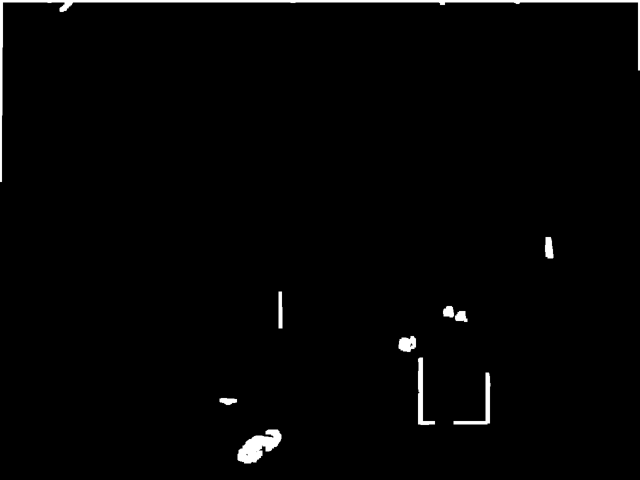
#> input picture distorted_motion_real_B_MSA_MAP.png, 1280 x 960 px, given in place of reference.mp4, which was not available (shown at 1/2 size)
$ python run_demonstration.py
#> lines starting #> are read from the running program, lines starting #| are printed output that depends on the picture; after the words box and inside, x2 and y2 are one past the last pixel; in counts of white or black regions, pixels touching at a corner belong together; pictures that were not available may be replaced by others from this repository, and a replacement may not be noted
### main_vqa_pipeline.py
import numpy as np
import cv2
from pathlib import Path
from stage_a import StageAMotionEstimation
from stage_b import StageBMSAGeneration
from stage_c import StageCWeightedSpatialPooling
from stage_d import StageDGMICalculation
from stage_e import StageEWeightedTemporalPooling

FRAME_WIDTH = 1280
FRAME_HEIGHT = 960
MAX_FRAMES = None


class MotionAwareVQAPipeline:
    def __init__(self, frame_width=1280, frame_height=960):
        self.frame_width, self.frame_height = frame_width, frame_height
        self.stage_a = StageAMotionEstimation(debug=True)
        self.stage_d = StageDGMICalculation()
        self.stage_e = StageEWeightedTemporalPooling(use_gmi=False)

    def process_video_pair(self, ref_video_path, dist_video_path, max_frames=None):
        ref_cap = cv2.VideoCapture(ref_video_path)
        dist_cap = cv2.VideoCapture(dist_video_path)
        if not ref_cap.isOpened() or not dist_cap.isOpened():
            print("Could not open videos.")
            return None

        video_name = Path(dist_video_path).stem
        self.stage_b = StageBMSAGeneration(debug_video_name=video_name, debug=True)
        self.stage_c = StageCWeightedSpatialPooling(debug_video_name=video_name, debug=True)

        ret_ref, prev_ref = ref_cap.read()
        ret_dist, prev_dist = dist_cap.read()
        if not ret_ref or not ret_dist:
            print("Cannot read first frames")
            return None

        prev_ref = cv2.resize(prev_ref, (self.frame_width, self.frame_height))
        prev_dist = cv2.resize(prev_dist, (self.frame_width, self.frame_height))

        frame_count = 0
        H_list, frame_quality_scores, baseline_scores, msa_sums = [], [], [], []

        while True:
            ret_r, ref_frame = ref_cap.read()
            ret_d, dist_frame = dist_cap.read()
            if not ret_r or not ret_d:
                break
            if max_frames and frame_count >= max_frames:
                break

            ref_frame = cv2.resize(ref_frame, (self.frame_width, self.frame_height))
            dist_frame = cv2.resize(dist_frame, (self.frame_width, self.frame_height))

            H, warped_prev_ref, _ = self.stage_a.process_frame_pair(prev_ref, ref_frame)
            H_list.append(H)

            try:
                h, w = prev_dist.shape[:2]
                warped_prev_dist = cv2.warpPerspective(prev_dist, H, (w, h))
            except Exception:
                warped_prev_dist = prev_dist.copy()

            msa_map = self.stage_b.process_frame_pair(prev_dist, dist_frame, warped_prev_dist)
            msa_sums.append(np.sum(msa_map))

            ssim_map = self.stage_c.compute_ssim_map(ref_frame, dist_frame)
            baseline_scores.append(np.mean(ssim_map))
            frame_quality = self.stage_c.weighted_spatial_pooling(ssim_map, msa_map)
            frame_quality_scores.append(frame_quality)

            if self.stage_b.debug:
                overlay = cv2.addWeighted(
                    cv2.cvtColor((msa_map * 255).astype(np.uint8), cv2.COLOR_GRAY2BGR),
                    0.4, dist_frame, 0.6, 0)
                cv2.imshow("Pipeline: MSA Overlay", overlay)
                cv2.waitKey(1)
                if frame_count == 150:
                    cv2.imwrite(f"{video_name}_PIPELINE_OVERLAY.png", overlay)

            frame_count += 1
            prev_ref, prev_dist = ref_frame.copy(), dist_frame.copy()

        ref_cap.release()
        dist_cap.release()
        print(f"Processed {frame_count} frames")

        gmi_values = self.stage_d.process_homography_list(H_list)
        final_score, stats = self.stage_e.process_scores(frame_quality_scores, gmi_values, baseline_scores)

        try:
            print(f"[Diag] msa_sum: min={np.min(msa_sums):.1f}, "
                  f"max={np.max(msa_sums):.1f}, mean={np.mean(msa_sums):.2f}")
        except Exception:
            pass

        return final_score, stats["mean_frame_quality"]


def run_vqa_analysis(ref_path, dist_path):
    pipeline = MotionAwareVQAPipeline(frame_width=FRAME_WIDTH, frame_height=FRAME_HEIGHT)
    return pipeline.process_video_pair(ref_path, dist_path, MAX_FRAMES) or (None, None)


# [7 lines that do not run on import are left out]

### stage_a.py
# stage_a.py
# Stage A: Motion Estimation with Visualization

import numpy as np
import cv2

class StageAMotionEstimation:
    def __init__(self, debug=True):
        self.debug = debug
        self.lk_params = dict(winSize=(15, 15),
                              maxLevel=2,
                              criteria=(cv2.TERM_CRITERIA_EPS | cv2.TERM_CRITERIA_COUNT, 10, 0.03))
        self.feature_params = dict(maxCorners=1000,
                                   qualityLevel=0.01,
                                   minDistance=5,
                                   blockSize=7)
        self.frame_count = 0
        self.snapshot_saved = False
        if self.debug:
            cv2.namedWindow("Stage A: Motion Tracking", cv2.WINDOW_NORMAL)

    def process_frame_pair(self, prev_frame, curr_frame):
        self.frame_count += 1

        prev_gray = cv2.cvtColor(prev_frame, cv2.COLOR_BGR2GRAY)
        curr_gray = cv2.cvtColor(curr_frame, cv2.COLOR_BGR2GRAY)

        # detect features in previous frame
        p0 = cv2.goodFeaturesToTrack(prev_gray, mask=None, **self.feature_params)
        if p0 is None or len(p0) < 5:
            return np.eye(3), curr_frame, None

        # compute optical flow to current frame
        p1, st, err = cv2.calcOpticalFlowPyrLK(prev_gray, curr_gray, p0, None, **self.lk_params)
        if p1 is None:
            return np.eye(3), curr_frame, None

        good_old = p0[st.ravel() == 1]
        good_new = p1[st.ravel() == 1]
        if len(good_new) < 4:
            return np.eye(3), curr_frame, None

        # compute homography (global motion) between old and new
        H, mask = cv2.findHomography(good_old, good_new, cv2.RANSAC, 2.0)
        if H is None:
            H = np.eye(3)

        # warp prev_frame so that background motion is compensated
        h, w = prev_gray.shape
        warped_prev = cv2.warpPerspective(prev_frame, H, (w, h))
        # also warp feature points to align background
        good_old_warped = cv2.perspectiveTransform(good_old.reshape(-1, 1, 2), H).reshape(-1, 2)

        if self.debug:
            vis = curr_frame.copy()

            motion_vec = good_new.reshape(-1, 2) - good_old_warped
            motion_mag = np.linalg.norm(motion_vec, axis=1)

            # compute threshold using median + MAD
            med = np.median(motion_mag)
            mad = np.median(np.abs(motion_mag - med)) + 1e-8
            thresh = med + 1.5 * mad

            moving_mask = motion_mag > thresh
            total_pts = len(motion_mag)
            moving_pts = int(np.sum(moving_mask))
            static_pts = total_pts - moving_pts

            for idx in range(total_pts):
                x, y = good_new[idx].ravel()
                color = (0, 0, 255) if motion_mag[idx] > thresh else (0, 255, 0)
                cv2.circle(vis, (int(x), int(y)), 2, color, -1)
                # draw arrow from old->new
                old_x, old_y = good_old_warped[idx]
                cv2.arrowedLine(vis, (int(old_x), int(old_y)), (int(x), int(y)), color, 1, tipLength=0.3)

            cv2.putText(vis, f"Pts: {total_pts}  Moving: {moving_pts}  Static: {static_pts}",
                        (20, 40), cv2.FONT_HERSHEY_SIMPLEX, 0.8, (255, 255, 255), 2)

            cv2.imshow("Stage A: Motion Tracking", vis)
            cv2.waitKey(1)

            if self.frame_count == 150 and not self.snapshot_saved:
                cv2.imwrite("stageA_motion_tracking.png", vis)
                self.snapshot_saved = True

        return H, warped_prev, (good_old, good_new)

### stage_b.py
import numpy as np
import cv2
from scipy.ndimage import gaussian_filter


class StageBMSAGeneration:
    def __init__(self, debug_video_name="debug", debug=True):
        self.debug = debug
        self.frame_count = 0
        self.debug_video_name = debug_video_name
        self.snapshot_saved = False
        if self.debug:
            print(f"STAGE B DEBUG ON ({self.debug_video_name})")
            cv2.namedWindow("Stage B: Diff Map")
            cv2.namedWindow("Stage B: Cleaned MSA Map")

    def calculate_difference_map(self, curr_frame, warped_prev):
        if len(curr_frame.shape) == 3:
            curr_gray = cv2.cvtColor(curr_frame, cv2.COLOR_BGR2GRAY).astype(float)
            prev_gray = cv2.cvtColor(warped_prev, cv2.COLOR_BGR2GRAY).astype(float)
        else:
            curr_gray, prev_gray = curr_frame.astype(float), warped_prev.astype(float)
        return np.abs(curr_gray - prev_gray) / 255.0

    def process_frame_pair(self, prev_frame, curr_frame, warped_prev, smoothing_sigma=0.5):
        self.frame_count += 1
        diff_map = self.calculate_difference_map(curr_frame, warped_prev)
        diff_map_uint8 = (diff_map * 255).astype(np.uint8)

        NOISE_GATE_THRESHOLD = 10
        _, msa_binary = cv2.threshold(diff_map_uint8, NOISE_GATE_THRESHOLD, 255, cv2.THRESH_BINARY)
        msa_clean = cv2.morphologyEx(msa_binary, cv2.MORPH_OPEN, np.ones((3, 3), np.uint8), iterations=1)

        num_labels, labels, stats, _ = cv2.connectedComponentsWithStats(msa_clean, connectivity=8)
        keep = np.zeros_like(msa_clean)
        for lab in range(1, num_labels):
            if stats[lab, cv2.CC_STAT_AREA] >= 150:
                keep[labels == lab] = 255

        keep = cv2.dilate(keep, np.ones((5, 5), np.uint8), iterations=1)
        msa_map = gaussian_filter(keep.astype(np.float32) / 255.0, sigma=smoothing_sigma)

        if self.debug:
            cv2.imshow("Stage B: Diff Map", diff_map)
            cv2.imshow("Stage B: Cleaned MSA Map", msa_map)
            overlay = cv2.addWeighted(curr_frame, 0.6,
                                      cv2.cvtColor((msa_map * 255).astype(np.uint8), cv2.COLOR_GRAY2BGR),
                                      0.4, 0)
            cv2.imshow("Stage B: Overlay (Motion Saliency)", overlay)
            cv2.waitKey(1)
            if self.frame_count == 150 and not self.snapshot_saved:
                cv2.imwrite(f"{self.debug_video_name}_B_OVERLAY.png", overlay)
                self.snapshot_saved = True

        return msa_map

### stage_c.py
# stage_c.py
# Stage C: Weighted Spatial Pooling Calculation

import numpy as np
import cv2
from skimage.metrics import structural_similarity as ssim

class StageCWeightedSpatialPooling:
    def __init__(self, window_size=7, debug_video_name="debug", debug=True, pooling_mode="localized"):
        self.window_size = window_size
        self.debug = debug
        self.frame_count = 0
        self.debug_video_name = debug_video_name
        self.snapshot_saved = False
        self.SALIENCY_PENALTY = 20.0
        self.GAMMA = 1.2
        self.POOLING_MODE = pooling_mode
        self.TOP_PERCENTILE = 92.0

        if self.debug:
            cv2.namedWindow("Stage C: Error Map")
            cv2.namedWindow("Stage C: Weighted Error (Penalty)")
            cv2.namedWindow("Stage C: Weighted Error Overlay")

    def compute_ssim_map(self, ref_frame, dist_frame):
        h = min(ref_frame.shape[0], dist_frame.shape[0])
        w = min(ref_frame.shape[1], dist_frame.shape[1])
        ref_frame = cv2.resize(ref_frame, (w, h)).astype(np.uint8)
        dist_frame = cv2.resize(dist_frame, (w, h)).astype(np.uint8)

        try:
            _, ssim_map = ssim(ref_frame, dist_frame, win_size=self.window_size,
                               full=True, data_range=255, channel_axis=-1)
        except Exception:
            ref_gray = cv2.cvtColor(ref_frame, cv2.COLOR_BGR2GRAY)
            dist_gray = cv2.cvtColor(dist_frame, cv2.COLOR_BGR2GRAY)
            _, ssim_map = ssim(ref_gray, dist_gray,
                               win_size=min(self.window_size, 5),
                               full=True, data_range=255)
        if ssim_map.ndim == 3:
            ssim_map = np.mean(ssim_map, axis=2)
        return ssim_map

    def weighted_spatial_pooling(self, ssim_map, msa_map):
        self.frame_count += 1
        if ssim_map.shape != msa_map.shape:
            msa_map = cv2.resize(msa_map, (ssim_map.shape[1], ssim_map.shape[0]))

        error_map = 1.0 - ssim_map
        msa_enhanced = np.power(msa_map + 1e-12, 1.0 / self.GAMMA)

        if self.POOLING_MODE == "localized" and np.sum(msa_enhanced) >= 1e-12:
            thresh = np.percentile(msa_enhanced, self.TOP_PERCENTILE)
            salient_mask = (msa_enhanced >= thresh).astype(np.float32)
            if np.sum(salient_mask) < 10:
                salient_mask = (msa_enhanced >= np.percentile(msa_enhanced, 70.0)).astype(np.float32)

            weighted_error = error_map * (1.0 + self.SALIENCY_PENALTY * msa_enhanced) * salient_mask
            mean_salient_error = np.sum(weighted_error) / (np.sum(salient_mask) + 1e-8)
            mean_error_global = np.mean(error_map)
            mean_error = 0.75 * mean_salient_error + 0.25 * mean_error_global
        else:
            weight_map = 1.0 + (msa_enhanced * self.SALIENCY_PENALTY)
            weighted_error_map = error_map * weight_map
            mean_error = np.sum(weighted_error_map) / (np.sum(weight_map) + 1e-8)
            mean_salient_error = np.sum(error_map * (msa_enhanced > 0.001)) / (np.sum(msa_enhanced > 0.001) + 1e-8)

        final_quality = 1.0 - mean_error

        if self.debug:
            pen_vis = error_map * (1.0 + self.SALIENCY_PENALTY * msa_enhanced)
            pen_vis = pen_vis / (np.max(pen_vis) + 1e-8)
            heatmap = cv2.applyColorMap((pen_vis * 255).astype(np.uint8), cv2.COLORMAP_JET)
            overlay = cv2.addWeighted((np.dstack([ssim_map]*3)*255).astype(np.uint8), 0.5, heatmap, 0.5, 0)

            cv2.imshow("Stage C: Error Map", np.clip(error_map, 0, 1))
            cv2.imshow("Stage C: Weighted Error (Penalty)", pen_vis)
            cv2.imshow("Stage C: Weighted Error Overlay", overlay)
            cv2.waitKey(1)

            if self.frame_count % 25 == 0:
                print(f"[Stage C] Frame {self.frame_count}: sum(msa)={np.sum(msa_map):.1f} "
                      f"mean(msa)={np.mean(msa_map):.4f} base_err={np.mean(error_map):.4f} "
                      f"salient_err={mean_salient_error:.4f} final_q={final_quality:.4f}")
            if self.frame_count == 150 and not self.snapshot_saved:
                cv2.imwrite(f"{self.debug_video_name}_C_ERROR_MAP.png", (np.clip(error_map,0,1)*255).astype(np.uint8))
                cv2.imwrite(f"{self.debug_video_name}_C_PENALTY_MAP.png", (pen_vis*255).astype(np.uint8))
                cv2.imwrite(f"{self.debug_video_name}_C_OVERLAY.png", overlay)
                self.snapshot_saved = True

        return float(np.clip(final_quality, 0.0, 1.0))

    def process_frame_pair(self, ref_frame, dist_frame, msa_map):
        ssim_map = self.compute_ssim_map(ref_frame, dist_frame)
        return self.weighted_spatial_pooling(ssim_map, msa_map)

### stage_d.py
# stage_d.py
# Stage D: Global Motion Indicator (GMI) Calculation

import numpy as np


class StageDGMICalculation:
    def __init__(self, alpha=1.0, beta=1.0, gamma=1.0, scale_factor=2.0):
        self.alpha, self.beta, self.gamma = alpha, beta, gamma
        self.scale_factor = scale_factor

    # [23 lines left out: functions extract_motion_parameters, calculate_gmi_frame, process_homography_list, not called in this run]

### stage_e.py
# stage_e.py
# Stage E: Weighted Temporal Pooling

import numpy as np


class StageEWeightedTemporalPooling:
    def __init__(self, use_gmi=True):
        self.use_gmi = use_gmi

    # [19 lines left out: functions weighted_temporal_pooling, process_scores, not called in this run]

### run_demonstration.py
import os
import main_vqa_pipeline

DATA_DIR = "data"
REF_VIDEO = os.path.join(DATA_DIR, "reference.mp4")
DIST_STATIC_VIDEO = os.path.join(DATA_DIR, "distorted_static_real.mp4")
DIST_MOTION_VIDEO = os.path.join(DATA_DIR, "distorted_motion_real.mp4")

def run_experiment():

    print("MOTION-AWARE VQA DEMONSTRATION\n")
    print(f"Reference Video: {REF_VIDEO}")
    print(f"Distorted (Static): {DIST_STATIC_VIDEO}")
    print(f"Distorted (Motion): {DIST_MOTION_VIDEO}\n")

    aware_static, baseline_static = main_vqa_pipeline.run_vqa_analysis(
        REF_VIDEO, DIST_STATIC_VIDEO
    )
#> in process_video_pair, prev_ref is the input picture: shape (960, 1280, 3); min 0, max 255, mean 3.8
#> in process_frame_pair, `p0 = cv2.goodFeaturesToTrack(prev_gray, mask=None, **self.feature_para..`: p0 = 135 rows, first 8: [909, 845], [867, 845], [560, 585], [932, 641], [973, 747], [533, 866], [843, 717], [562, 654]
#> in process_frame_pair, `p1, st, err = cv2.calcOpticalFlowPyrLK(prev_gray, curr_gray, p0, None,..`: p1 has the same summary as p0; st = 135 values from 1 to 1; err = 135 values from 0 to 0
#> in process_frame_pair, `good_old = p0[st.ravel() == 1]`: good_old has the same summary as p0
#> in process_frame_pair, `good_new = p1[st.ravel() == 1]`: good_new has the same summary as p0
#> in process_frame_pair, `H, mask = cv2.findHomography(good_old, good_new, cv2.RANSAC, 2.0)`: H = [[1, -6.22e-16, 1.07e-14], [-3.19e-18, 1, 1.59e-13], [-7.88e-20, -1.15e-18, 1]]; mask = 135 values from 1 to 1
#> in process_frame_pair, `good_old_warped = cv2.perspectiveTransform(good_old.reshape(-1, 1, 2),..`: good_old_warped = 135 pairs, first value 1 to 1278, second value 5 to 925
#> in process_frame_pair, `motion_vec = good_new.reshape(-1, 2) - good_old_warped`: motion_vec = 135 pairs, first value 0 to 0, second value 0 to 0
#> in process_frame_pair, `motion_mag = np.linalg.norm(motion_vec, axis=1)`: motion_mag = 135 values from 0 to 0
#> in process_frame_pair, `med = np.median(motion_mag)`: med = 0
#> in process_frame_pair, `mad = np.median(np.abs(motion_mag - med)) + 1e-8`: mad = 1e-08
#> in process_frame_pair, `thresh = med + 1.5 * mad`: thresh = 1.5e-08
#> in process_frame_pair, `total_pts = len(motion_mag)`: total_pts = 135
#> in process_frame_pair, `moving_pts = int(np.sum(moving_mask))`: moving_pts = 0
#> in process_frame_pair, `static_pts = total_pts - moving_pts`: static_pts = 135
#> the loop in process_frame_pair, `for idx in range(total_pts):` made 135 passes
#> (x, y, old_x, old_y) on passes 1 to 8: (909, 845, 909, 845), (867, 845, 867, 845), (560, 585, 560, 585), (932, 641, 932, 641), (973, 747, 973, 747), (533, 866, 533, 866), (843, 717, 843, 717), (562, 654, 562, 654)
#> after the loop in process_frame_pair, `for idx in range(total_pts):`:
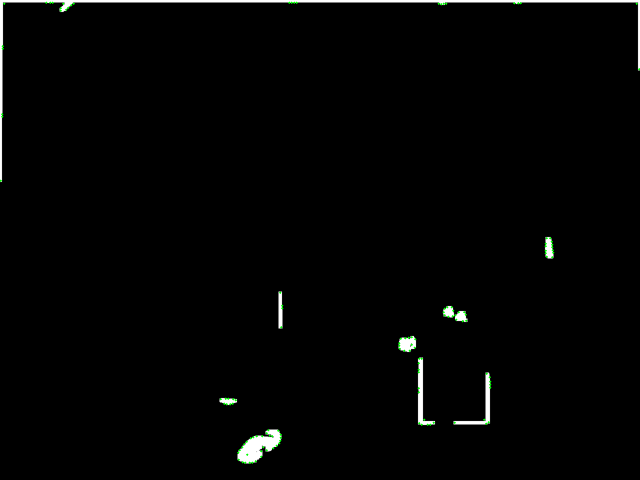
#> vis: shape (960, 1280, 3) (shown at 1/2 size); 0.14% of pixels changed, all inside (x1, y1, x2, y2) = (0, 3, 1280, 928)
#> in process_frame_pair, `cv2.putText(vis, f"Pts: {total_pts}  Moving: {moving_pts}  Static: {st..`:
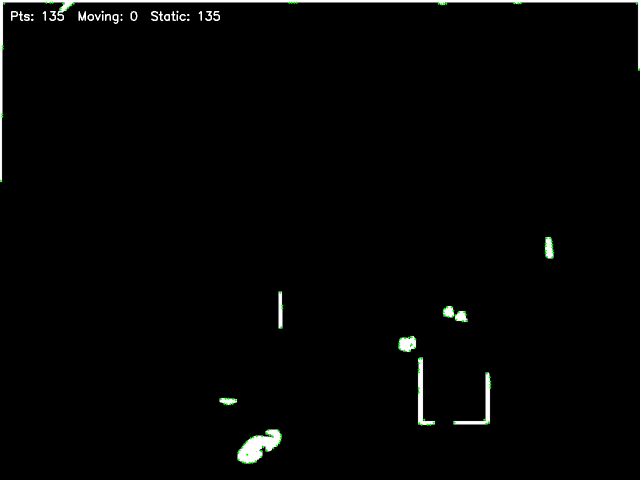
#> vis: shape (960, 1280, 3) (shown at 1/2 size); 0.2% of pixels changed, all inside (x1, y1, x2, y2) = (22, 21, 440, 48)
#> in process_frame_pair, `num_labels, labels, stats, _ = cv2.connectedComponentsWithStats(msa_cl..`: num_labels = 1; stats = [[0, 0, 1280, 960, 1228800]]
#> in weighted_spatial_pooling, `thresh = np.percentile(msa_enhanced, self.TOP_PERCENTILE)`: thresh = 1e-10
#> in weighted_spatial_pooling, `mean_salient_error = np.sum(weighted_error) / (np.sum(salient_mask) + ..`: mean_salient_error = 0
#> in weighted_spatial_pooling, `final_quality = 1.0 - mean_error`: final_quality = 1
#> in weighted_spatial_pooling, `heatmap = cv2.applyColorMap((pen_vis * 255).astype(np.uint8), cv2.COLO..`:
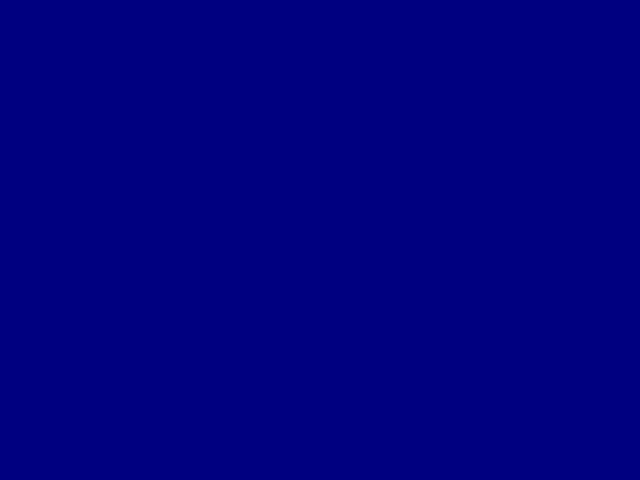
#> heatmap: shape (960, 1280, 3) (shown at 1/2 size); mean B, G, R 128, 0, 0
#> in weighted_spatial_pooling, `overlay = cv2.addWeighted((np.dstack([ssim_map]*3)*255).astype(np.uint..`:
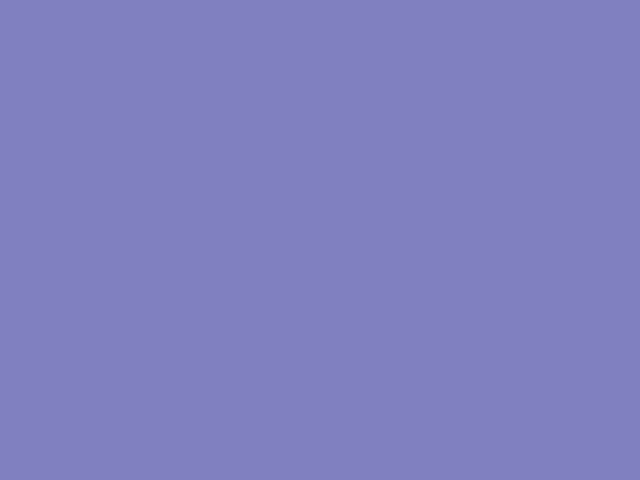
#> overlay: shape (960, 1280, 3) (shown at 1/2 size); mean B, G, R 192, 128, 128

    aware_motion, baseline_motion = main_vqa_pipeline.run_vqa_analysis(
        REF_VIDEO, DIST_MOTION_VIDEO
    )

    if aware_static is None or aware_motion is None:
        print("Error during processing. Check video paths.")
        return

    print("FINAL ANALYSIS:")

    print("\n Baseline (Motion-Blind) Model Results")
    print(f"  Score for Static Artifact: {baseline_static:.4f}")
    print(f"  Score for Motion Artifact: {baseline_motion:.4f}")
    print("  Scores should be almost identical.")
    if abs(baseline_static - baseline_motion) < 0.01:
        print("Result: Confirmed. The baseline model is motion-blind.\n")
    else:
        print("Result: Failed. Baseline scores are different.\n")

    print(" Motion-Aware Model Results")
    print(f"  Score for Static Artifact: {aware_static:.4f}")
    print(f"  Score for Motion Artifact: {aware_motion:.4f}")
    print("  Motion score should be SIGNIFICANTLY LOWER (worse).")
    if aware_motion < aware_static - 0.01:
        print("Result: Success. Your model correctly penalized the motion artifact.\n")
    else:
        print("Result: Failed. Model did not penalize motion.\n")

if __name__ == "__main__":
        run_experiment()
